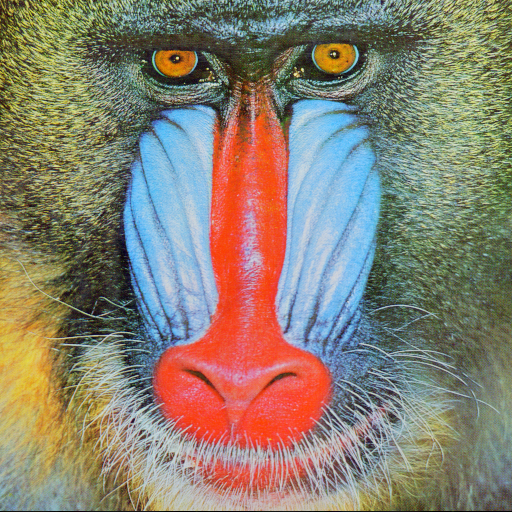
#> input picture trabalho-5/input/baboon.png, 512 x 512 px
$ python compression.py input/baboon.png 3 input/peppers.png
#> lines starting #> are read from the running program, lines starting #| are printed output that depends on the picture
#> in main, img is the input picture: shape (512, 512, 3); mean B, G, R 113.1, 128.9, 137.4
#!/usr/bin/python3

from sys import argv
from os.path import getsize
import cv2
import numpy as np

def _args():
    if len(argv) != 4:
        print("Usage: python3 compression.py image k output")
        exit(1)

    k = int(argv[2])

    if k < 0:
        print("The number of components k must be a positive integer")
        exit(1)

    return argv[1], k, argv[3]

def compression(img, k):
#> called with k = 3
    _, _, c = img.shape
#> c = 3
    img = img.astype(np.float64)
    out = np.zeros_like(img)

    for i in range(c):
        u, s, vh = np.linalg.svd(img[:, :, i], full_matrices=False)

        u = u[:, :k]
        s = s[:k]
        vh = vh[:k, :]

        out[:, :, i] = (u * s) @ vh
#> this loop made 3 passes
#> s on passes 1 to 3: [61362, 13291.3, 7843.5], [66933.5, 11181.8, 6303.1], [72965.1, 11163.5, 6615.8]
#> pass 1, in compression, `u, s, vh = np.linalg.svd(img[:, :, i], full_matrices=False)`:
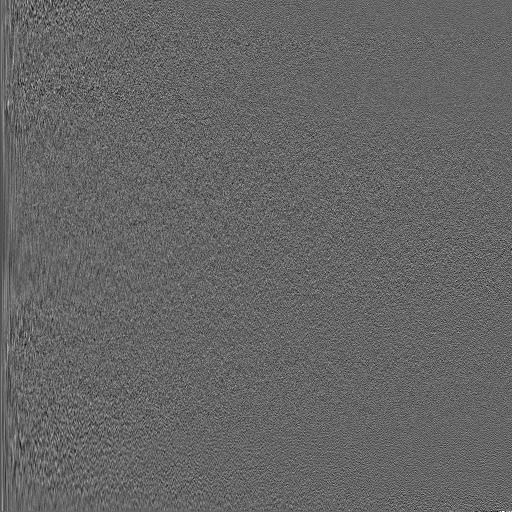
#> u: shape (512, 512) float64; min -0.245, max 0.368, mean -6.28e-05; drawn with min black and max white
#> pass 1, in compression, `u, s, vh = np.linalg.svd(img[:, :, i], full_matrices=False)`:
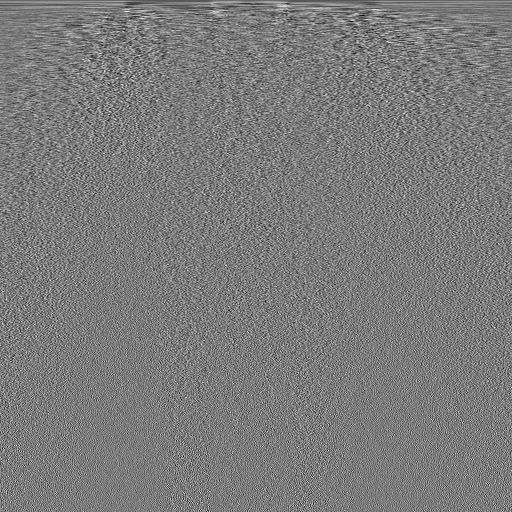
#> vh: shape (512, 512) float64; min -0.219, max 0.232, mean -5.72e-05; drawn with min black and max white
#> pass 2, in compression, `u, s, vh = np.linalg.svd(img[:, :, i], full_matrices=False)`:
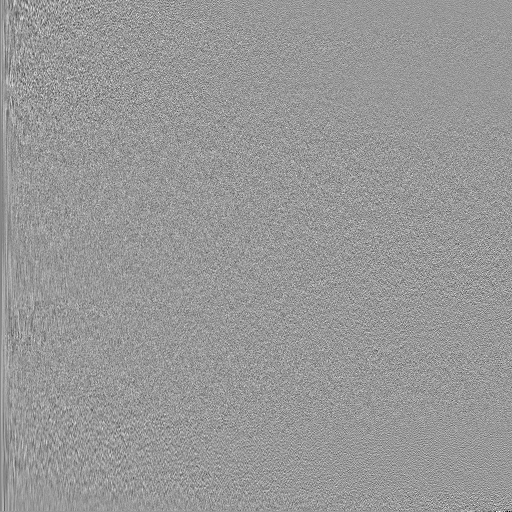
#> u: shape (512, 512) float64; min -0.38, max 0.257, mean -7.96e-05; drawn with min black and max white
#> pass 2, in compression, `u, s, vh = np.linalg.svd(img[:, :, i], full_matrices=False)`:
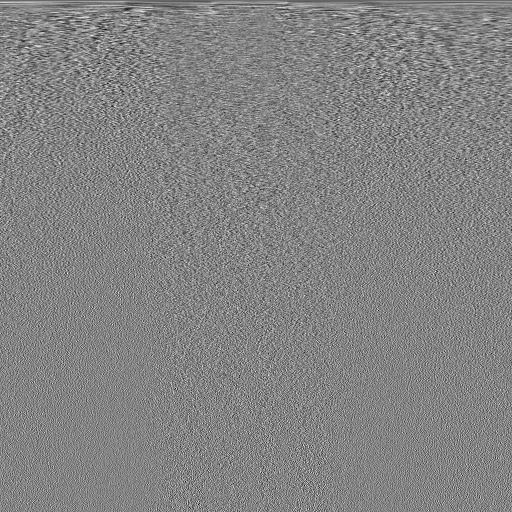
#> vh: shape (512, 512) float64; min -0.227, max 0.213, mean -8.01e-05; drawn with min black and max white
#> after the loop:
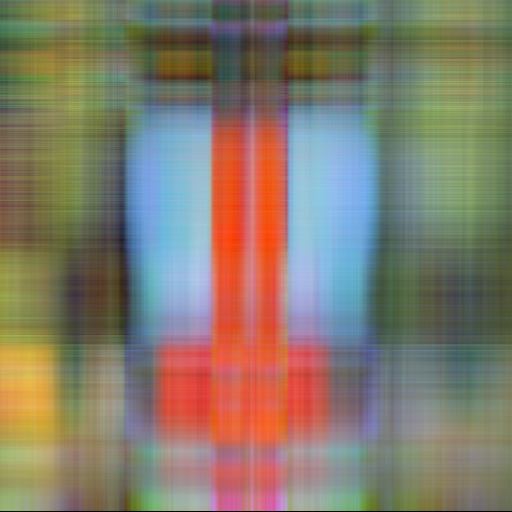
#> out: shape (512, 512, 3) float64; mean B, G, R 113.1, 128.9, 137.4; drawn with min black and max white

    return out

def evaluation(img_in, file_in, img_out, file_out):

    p = getsize(file_out) / getsize(file_in)

    rmse = np.sqrt(np.mean((img_in - img_out)**2))

    return p, rmse

def main():
    input, k, output = _args()

    img = cv2.imread(input)

    img_out = compression(img, k)

    cv2.imwrite(output, img_out, [cv2.IMWRITE_PNG_COMPRESSION, 9])

    p, rmse = evaluation(img, input, img_out, output)
#> in evaluation, `rmse = np.sqrt(np.mean((img_in - img_out)**2))`: rmse = 34.17
#> p = 0.459; rmse = 34.17

    print("Taxa de compressão: " + "%.2f" % p)
#| Taxa de compressão: 0.46
    print("RMSE: " + "%.2f" % rmse)
#| RMSE: 34.17

if __name__ == '__main__':
    main()
